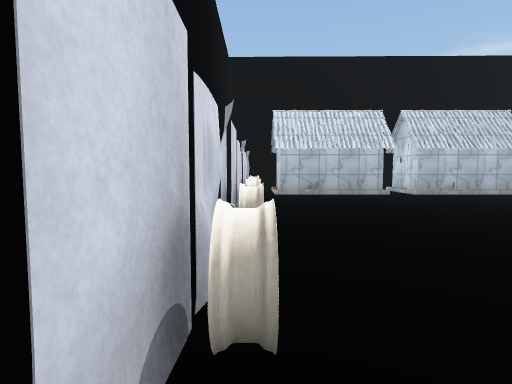
View 1 (above)

12 first-person views from a walk through a scene from a Unity 3-D project. The camera is 1.5 m above the floor, tilts 4° down and sees 80° across. The floor is counted in squares, 2 m on a side. Each view is taken from the middle of a square. On the plan, view 1 faces up. The plan holds only what a view shows up to about 10 squares ahead; the rest is blank. The player character is not drawn. Surface patterns are stand-ins for the level's own textures.

View 2
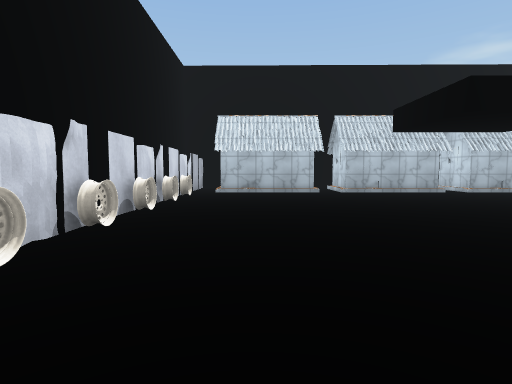

View 3
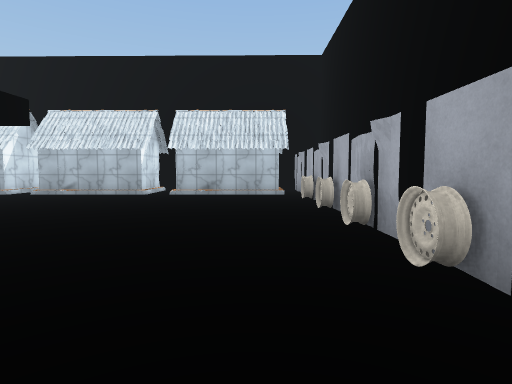

View 4
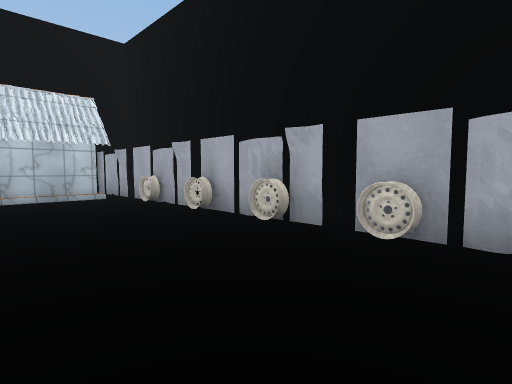

View 5
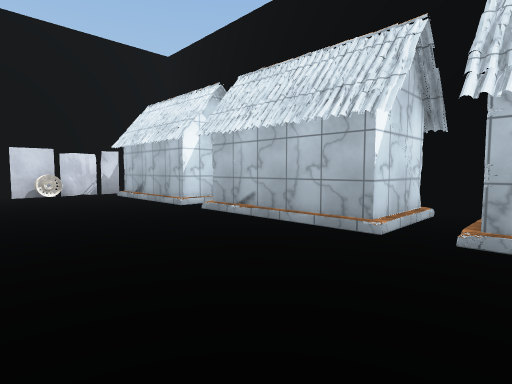

View 6
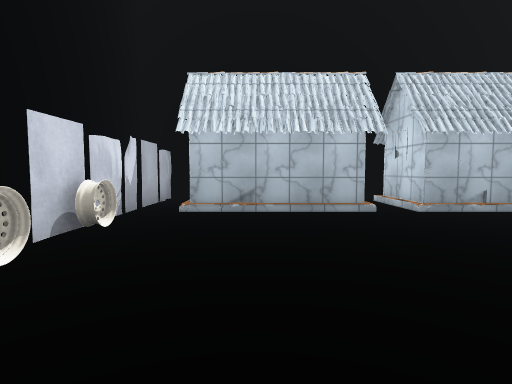

View 7
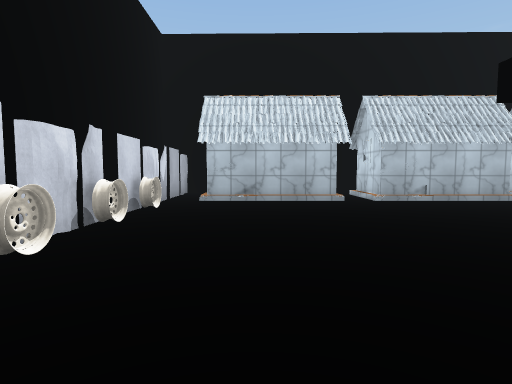

View 8
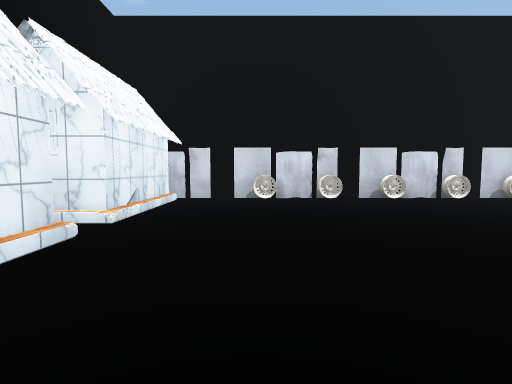

View 9
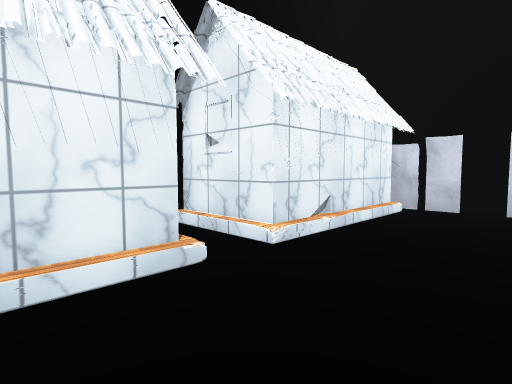

View 10
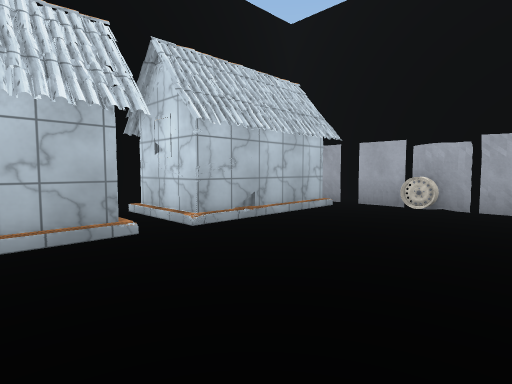

View 11
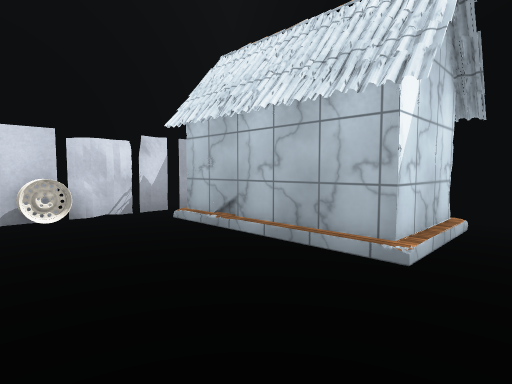

View 12
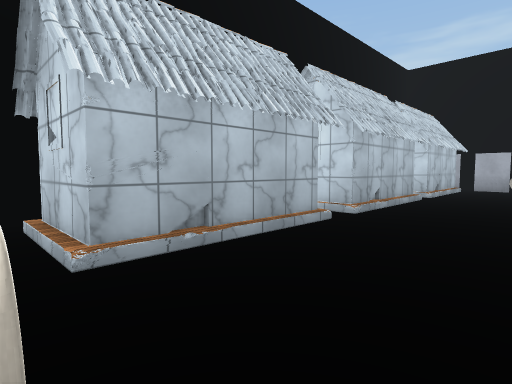

### Floor plan
Points are (right, up) in squares from view 1. A wall is a line through its corners. A room is listed if a view was taken in it or the views show most of it. See-through windows are left out.
Room 1 (views 1, 2, 3, 4, 5, 6, 7, 8, 9, 10, 11, 12)
walls: (6.1, 9.5) (5.1, 9.6); (4.6, -1.2) (5.9, -1.2); (13.3, 4.4) (13.4, 5); (13.4, 3.9) (13.6, 4.8); (4, 9.7) (0.8, 9.7); (13.5, 3.2) (13.5, 6.1); (13.7, 3.5) (13.6, 4.4); (13.5, 6.4) (13.5, 7); (13.5, 1.2) (13.5, 1.7); (13.5, 1.2) (13.5, 2.9); (13.4, 7.1) (13.6, 8.1); (13.5, 7.1) (13.5, 9.2); (-0.3, 4.3) (-0.3, 3.8); (-0.3, 2.3) (-0.3, 1.6); (-0.3, 2.2) (-0.3, 1.5); (8.4, 11.5) (8.4, 9.7) (5.1, 9.7); (14.5, 5.5) (14.5, 10.2); (14.5, 1.8) (14.5, 4.5); (12.7, 9.7) (9.5, 9.7) (9.5, 11.5); (-0.3, -0.1) (-0.3, -1.5); (0.2, -1.2) (3.5, -1.2) (3.5, -3.1); (13.5, 9.6) (13.5, 10.2); (-0.4, -0.5) (-0.3, -1.2); (9.8, 12.2) (8.1, 12.2); (13.5, 10.4) (13.5, 11.4); (13.6, 10.3) (13.5, 11.1); (13.4, 10.8) (13.5, 11.4); (-0.4, 9.7) (-0.3, 8.9); (-0.3, 10) (-0.3, 8.6); (-1.1, 12.2) (-1.1, -1.2)
ways out: gap at (14, 4) to room 2
objects: other object (0, 1); other object (0, 3); other object (0, 5); other object (0, 6); other object (0, 8); other object (13, 2); other object (13, 4); other object (13, 6); other object (13, 8)
Room 2 (no view inside)
walls: (14.5, 4.5) (14.5, 5.5)
ways out: gap at (14, 4) to room 1

Where each view was taken, in squares from view 1:
view 1: 0 up, 0 right, facing up
view 2: 1 down, 2 right, facing up
view 3: 0 up, 12 right, facing up
view 4: 1 up, 10 right, facing up-right
view 5: 6 up, 10 right, facing up-left
view 6: 4 up, 2 right, facing up
view 7: 2 up, 2 right, facing up
view 8: 1 up, 8 right, facing left
view 9: 1 up, 6 right, facing down-left
view 10: 6 up, 7 right, facing up-right
view 11: 7 up, 5 right, facing up-left
view 12: 7 up, 0 right, facing up-right
